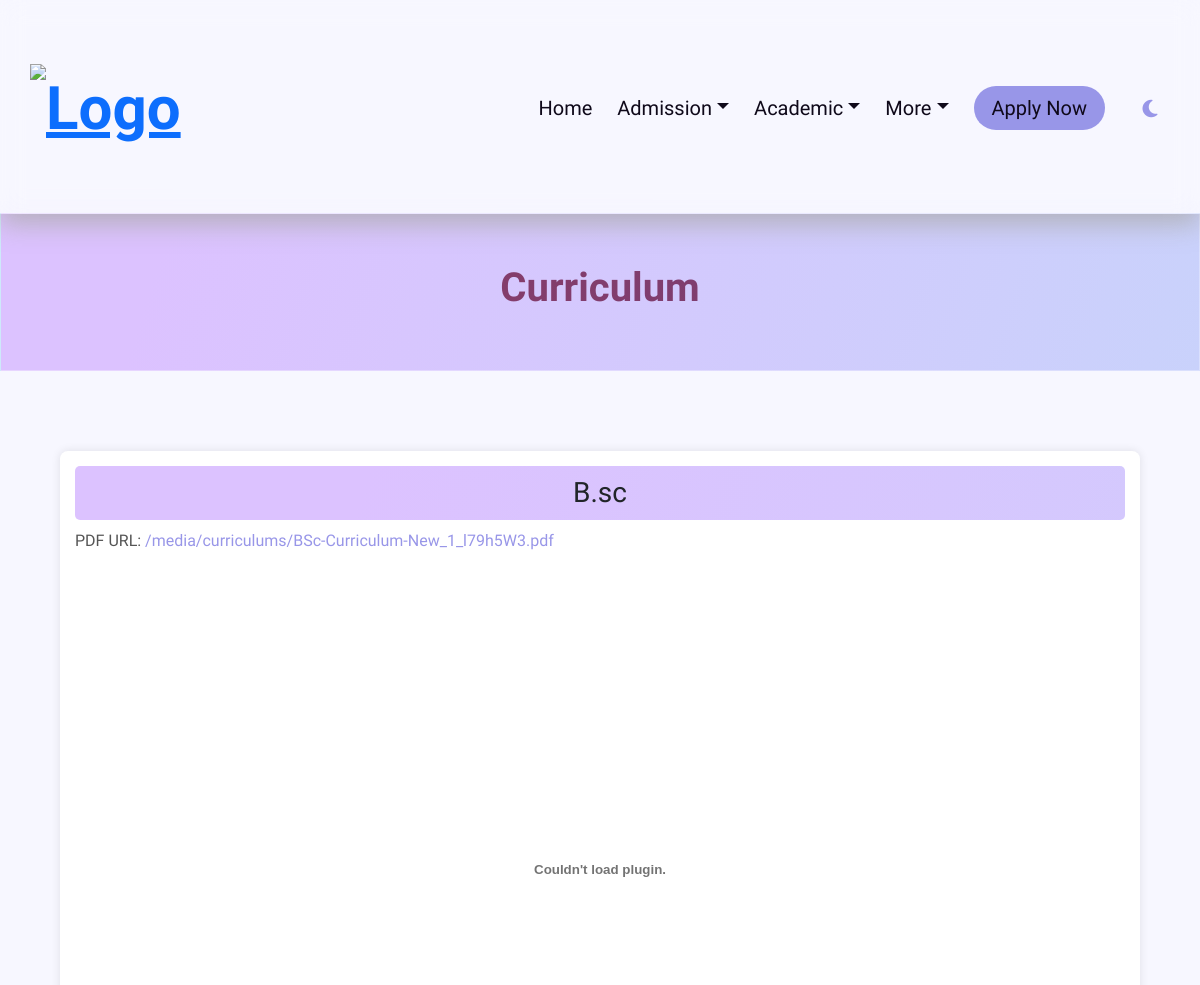
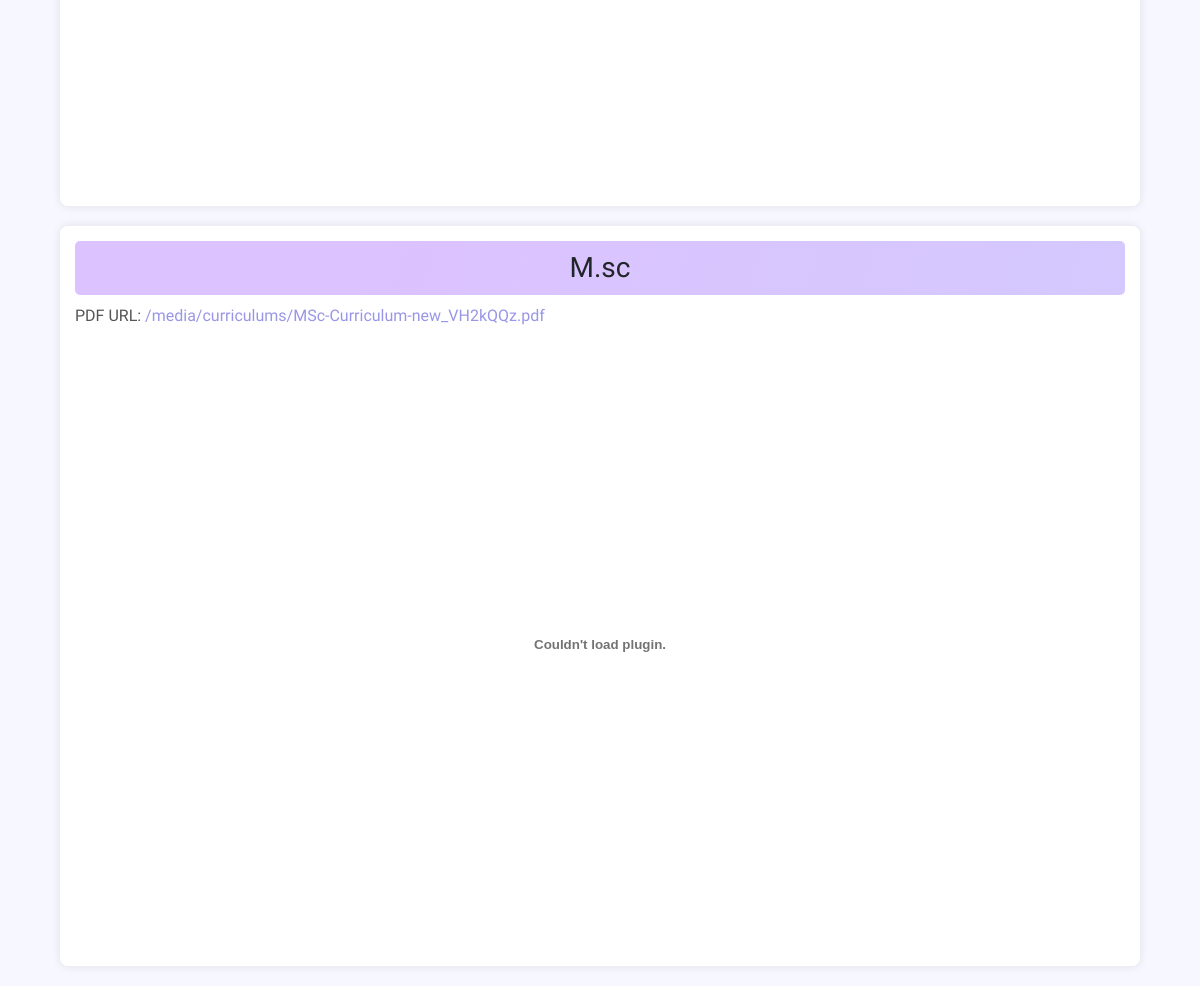
Screenshot of /aca/curriculum/ with the database file from the repository (2 pictures, top to bottom).
### academics/models.py (models this page shows, shortened)
class Curriculum(models.Model):
    title = models.CharField(max_length=255)
    pdf_file = models.FileField(upload_to='curriculums/')

### academics/views.py (the view)
# urls.py: path('curriculum/', views.curriculum_view, name='curriculum'),
def curriculum_view(request):
    curriculums = Curriculum.objects.all()
    return render(request, 'files/curriculum.html', {
        'curriculums': curriculums,
    })

### templates/files/curriculum.html (shortened to what this page needs)
{% extends 'base.html' %}
{% load static %}
{% block content %}
    <div class="banner-global">
    <h1 class="gradient-text-global">Curriculum</h1>
    </div>
    {% if curriculums %}
        {% for curriculum in curriculums %}
            <div class="pdf-container">
                <h3>{{ curriculum.title }}</h3>
                <p>PDF URL: <a href="{{ curriculum.pdf_file.url }}" target="_blank">{{ curriculum.pdf_file.url }}</a></p>
                <embed src="{{ curriculum.pdf_file.url }}" type="application/pdf" width="100%" height="600px" />
            </div>
        {% endfor %}
    {% else %}
        <p class="no-results">No curriculum available.</p>
    {% endif %}
{% endblock %}

### static/css/base.css (style rules this page uses)
:root { --primary-color: #9896e8; --bg-color: #f7f7ff; --bg-shade: rgba(0, 0, 0, 0.03); --txt-color: #0f091a; --shadow-color: rgba(170, 170, 170, 0.78); --secondary-color: rgba(181, 181, 238, 0.39); transition: background-color 0.3s ease-in-out, color 0.3s ease-in-out, border-color 0.3s ease-in-out; }
* { box-sizing: border-box; margin: 0; padding: 0; font-family: 'Lexend', sans-serif; transition: background-color 0.3s ease-in-out, color 0.3s ease-in-out, border-color 0.3s ease-in-out, box-shadow 0.3s ease-in-out; }
body { background-color: var(--bg-color); --header-color: var(--primary-color); }
p { font-size: 16px; line-height: 1.6; color: var(--txt-color); }

### static/css/global.css (style rules this page uses)
* { font-family: 'Lexend', sans-serif; background-size: 400% 400%; margin: 0; }
.gradient-text-global { background: linear-gradient(108.4deg, rgb(138, 60, 103) 6.9%, rgb(68, 68, 153) 86.5%); background-clip: text; font-weight: bold; -webkit-background-clip: text; -webkit-text-fill-color: transparent; animation: gradientMove 10s ease infinite; background-size: 300% 300%; }
.banner-global { transform-origin: top center; margin-top: -15px; margin-bottom: 80px; width: 100%; padding: 40px; background-image: linear-gradient( 108.4deg, rgba(220,194,255,1) 6.9%, rgba(185,223,248,1) 86.5% ); background-size: 200% 200%; animation: gradientAnimation 10s ease infinite; position: relative; backdrop-filter: blur(10px); -webkit-backdrop-filter: blur(10px); border: 1px solid rgba(255, 255, 255, 0.3); overflow: hidden; transition: background 0.5s ease-in-out; text-align: center; }

### templates/files/curriculum.html (style rules this page uses)
body { font-family: Lexend, sans-serif; background-color: #f4f4f9; margin: 0; padding: 0; color: #333; }
h1, h2, h3 { text-align: center; background-image: linear-gradient( 108.4deg, rgba(220,194,255,1) 6.9%, rgba(185,223,248,1) 86.5% ); padding: 10px; border-radius: 5px; }
h1 { font-size: 2.5em; margin-top: 50px; }
h3 { font-size: 1.2em; margin-bottom: 10px; color: #5A3E90; }
.pdf-container { margin: 20px auto; background-color: #fff; box-shadow: 0 0 10px rgba(0, 0, 0, 0.1); border-radius: 8px; padding: 15px; width: 90%; max-width: 1100px; }
.pdf-container p { font-size: 1em; color: #555; }
.pdf-container a { color: #9896e8; text-decoration: none; }

### rows the page displays
Curriculum: title "B.sc", pdf_file "/media/curriculums/BSc-Curriculum-New_1_l79h5W3.pdf"
Curriculum: title "M.sc", pdf_file "/media/curriculums/MSc-Curriculum-new_VH2kQQz.pdf"
